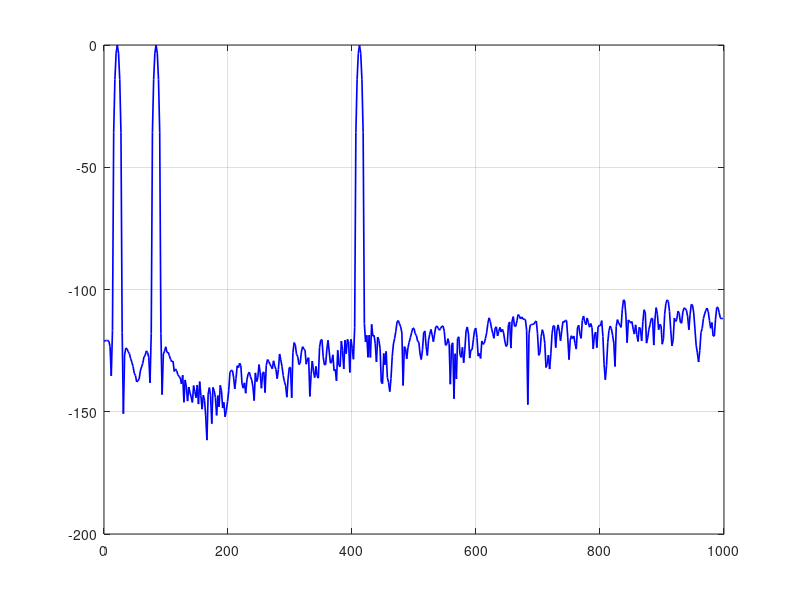

Write the MATLAB code that produced this figure. (Note: this script raises an error after producing the figure.)
% =========================================================================
% Final Master Script: 2nd-Order Delta-Sigma ADC & 2-Stage Decimation
% =========================================================================
clear; clc; close all;

%% 1. Specifications & Coherent Padding
f_out_target = 2000;         % Nyquist output rate (2 ksps)
OSR = 256;                   % Oversampling Ratio
f_s = f_out_target * OSR;    % Modulator clock (512 kHz)

N_fft = 1024;                % FFT window length (Decimated)
N_transient = 128;           % Buffer array to let filters settle
N_dec_total = N_fft + N_transient; 
N_total = N_dec_total * OSR; % Total modulator samples to simulate

t = (0:N_total-1) / f_s;     % Time vector

% Coherent frequencies based EXACTLY on the steady-state N_fft window
f_res = f_out_target / N_fft;
f1 = 11 * f_res; 
f2 = 43 * f_res; 
f3 = 211 * f_res; 

amp = 0.5 / 3;      
signal_in = amp*sin(2*pi*f1*t) + amp*sin(2*pi*f2*t) + amp*sin(2*pi*f3*t);

%% 2. 2nd-Order Modulator
disp('Simulating 2nd-Order Modulator...');
v_out = zeros(1, N_total);
int1 = 0; int2 = 0;
for i = 1:N_total
    if i > 1
        feedback = v_out(i-1);
    else
        feedback = 0;
    end
    int1 = int1 + (signal_in(i) - feedback);
    int2 = int2 + (int1 - feedback);
    if int2 >= 0
        v_out(i) = 1.0; 
    else
        v_out(i) = -1.0; 
    end
end

%% 3. Decimation (CIC Coarse + FIR Fine)
disp('Running 2-Stage Decimation (CIC R=64 + FIR R=4)...');

% Stage 1: CIC (R=64, SINC^3)
R_cic = 64; K = 3;
cic_impulse = ones(1, R_cic);
filtered_sig = v_out;
for k = 1:K
    filtered_sig = filter(cic_impulse, 1, filtered_sig); 
end
v_out_cic = filtered_sig(1:R_cic:end) / (R_cic^K);

% Stage 2: FIR (R=4)
R_fir = 4;
% 1 kHz target cutoff at 8 kHz intermediate sample rate (Wn = 0.25)
fir_coeffs = fir1(100, 0.25); 
v_out_fir = filter(fir_coeffs, 1, v_out_cic);
v_out_decimated = v_out_fir(1:R_fir:end);

disp('Decimation complete.');

%% 4. Steady-State FFT Analysis
% Slice off the transient buffer to capture pure steady-state data
v_out_steady = v_out_decimated(end - N_fft + 1 : end);
v_out_steady = v_out_steady - mean(v_out_steady); % Remove DC

window_dec = blackmanharris(N_fft)';
spectrum_dec = fft(v_out_steady .* window_dec);
power_spectrum_dec = abs(spectrum_dec(1:N_fft/2)).^2;

total_power = sum(power_spectrum_dec(3:end)); % Skip DC bins

% Coherent signal bins (1-indexed for MATLAB)
b1 = 11+1; b2 = 43+1; b3 = 211+1; win_w = 4;
sig_power = sum(power_spectrum_dec(b1-win_w:b1+win_w)) + ...
            sum(power_spectrum_dec(b2-win_w:b2+win_w)) + ...
            sum(power_spectrum_dec(b3-win_w:b3+win_w));

noise_power = total_power - sig_power;
sqnr_dec = 10 * log10(sig_power / noise_power);
enob_dec = (sqnr_dec - 1.76) / 6.02;

fprintf('\n=== FINAL STEADY-STATE RESULTS ===\n');
fprintf('Filtered SQNR: %.2f dB\n', sqnr_dec);
fprintf('Filtered ENOB: %.2f bits\n', enob_dec);

%% 5. Plotting Final Baseband
f_axis_dec = (0:N_fft/2-1) * (f_out_target/N_fft);
mag_out_db_dec = 10*log10(power_spectrum_dec / max(power_spectrum_dec));

figure;
plot(f_axis_dec, mag_out_db_dec, 'b', 'LineWidth', 1.2);
grid on; hold on;
xline(1000, 'r--', 'LineWidth', 2, 'Label', '1 kHz Cutoff');
axis([0 (f_out_target/2) -180 0]);
title('Steady-State Baseband Spectrum (CIC + FIR)');
xlabel('Frequency (Hz)');
ylabel('Normalized Magnitude (dB)');
